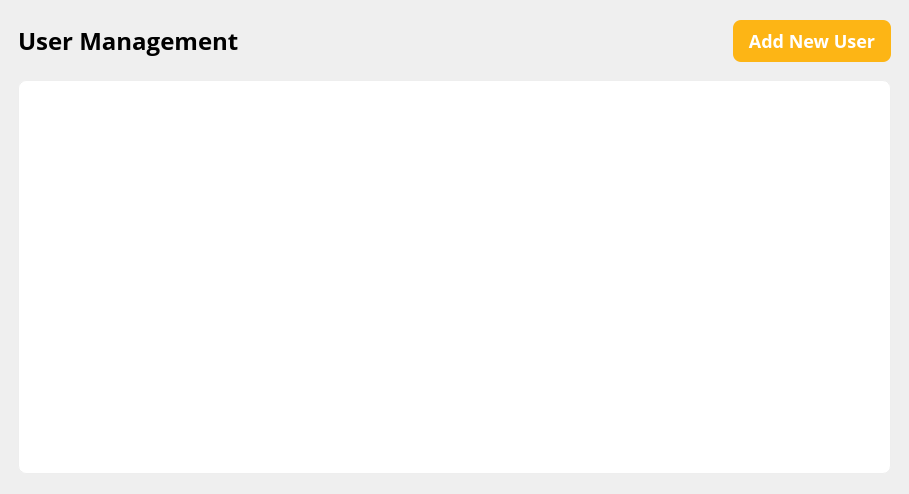
<?xml version="1.0" encoding="UTF-8"?>
<ui version="4.0">
 <class>UserManagementPage</class>
 <widget class="QWidget" name="UserManagementPage">
  <property name="geometry">
   <rect>
    <x>0</x>
    <y>0</y>
    <width>909</width>
    <height>494</height>
   </rect>
  </property>
  <property name="windowTitle">
   <string>Form</string>
  </property>
  <property name="styleSheet">
   <string notr="true">#backButton {
	background: transparent;
	border: none;
	font-family: Open Sans;
	text-align: left;
	font-size: 24px;
	line-height: 34px;
	letter-spacing: 0%;
	font-weight: 600;
}

QTableView {
	color: #4D4D4D;
    border: 1px solid #eee;
    border-radius: 8px;
    background-color: white;
	font-family: Open Sans;
	font-weight: 500;
	font-size: 16px;
	line-height: 24px;
	letter-spacing: 0%;
}

QHeaderView::section {
	font-family: Open Sans;
	font-weight: 600;
	font-size: 16px;
	line-height: 24px;
	letter-spacing: 0%;
    background-color: transparent;
    padding: 8px;
    border: none;
	border-bottom: 1px solid #f1f1f1;
    font-weight: 600;
    color: #333;
}

QTableView::item {
    padding: 12px;
    border-bottom: 1px solid #f1f1f1;
}

QTableView::item:selected {
    background-color: transparent;
}

QScrollBar {
    background: transparent;
}

QScrollBar:vertical {
    width: 6px;
    background: transparent;
}

QScrollBar::handle:vertical {
    background: #4B286D;
    border-radius: 3px;
}

QScrollBar::add-line:vertical,
QScrollBar::sub-line:vertical {
    height: 0;
}</string>
  </property>
  <layout class="QVBoxLayout" name="verticalLayout">
   <property name="spacing">
    <number>18</number>
   </property>
   <property name="leftMargin">
    <number>18</number>
   </property>
   <property name="topMargin">
    <number>20</number>
   </property>
   <property name="rightMargin">
    <number>18</number>
   </property>
   <property name="bottomMargin">
    <number>20</number>
   </property>
   <item>
    <layout class="QHBoxLayout" name="headerLayout">
     <property name="spacing">
      <number>16</number>
     </property>
     <item>
      <widget class="QPushButton" name="backButton">
       <property name="sizePolicy">
        <sizepolicy hsizetype="Fixed" vsizetype="Fixed">
         <horstretch>0</horstretch>
         <verstretch>0</verstretch>
        </sizepolicy>
       </property>
       <property name="minimumSize">
        <size>
         <width>251</width>
         <height>34</height>
        </size>
       </property>
       <property name="maximumSize">
        <size>
         <width>251</width>
         <height>34</height>
        </size>
       </property>
       <property name="styleSheet">
        <string notr="true"/>
       </property>
       <property name="text">
        <string>User Management</string>
       </property>
       <property name="iconSize">
        <size>
         <width>24</width>
         <height>24</height>
        </size>
       </property>
      </widget>
     </item>
     <item>
      <spacer name="horizontalSpacer">
       <property name="orientation">
        <enum>Qt::Orientation::Horizontal</enum>
       </property>
       <property name="sizeHint" stdset="0">
        <size>
         <width>40</width>
         <height>20</height>
        </size>
       </property>
      </spacer>
     </item>
     <item>
      <widget class="QPushButton" name="createButton">
       <property name="minimumSize">
        <size>
         <width>158</width>
         <height>42</height>
        </size>
       </property>
       <property name="maximumSize">
        <size>
         <width>158</width>
         <height>42</height>
        </size>
       </property>
       <property name="styleSheet">
        <string notr="true">QPushButton {
	background: #FDB515;
	border: none;
	border-radius: 8px;
	font-family: Open-Sans;
	font-weight: 500;
	font-size: 18px;
	color: white;
}

QPushButton:hover {
    background-color: #E6A512;
}

QPushButton:pressed {
    background-color: #CC8F0F;
    padding-top: 2px;
	padding-left: 2px;
}</string>
       </property>
       <property name="text">
        <string>Add New User</string>
       </property>
      </widget>
     </item>
    </layout>
   </item>
   <item>
    <widget class="QTableView" name="usertableView">
     <property name="styleSheet">
      <string notr="true"/>
     </property>
    </widget>
   </item>
  </layout>
 </widget>
 <resources/>
 <connections/>
</ui>
